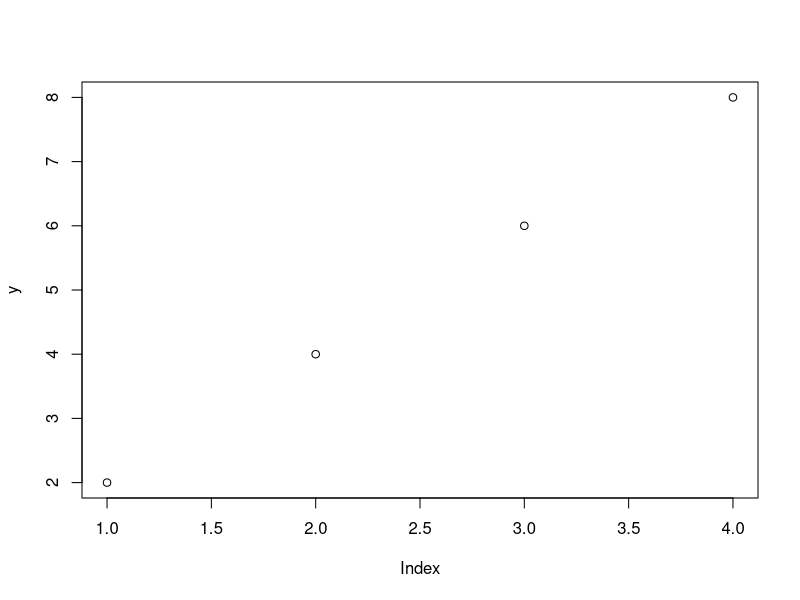
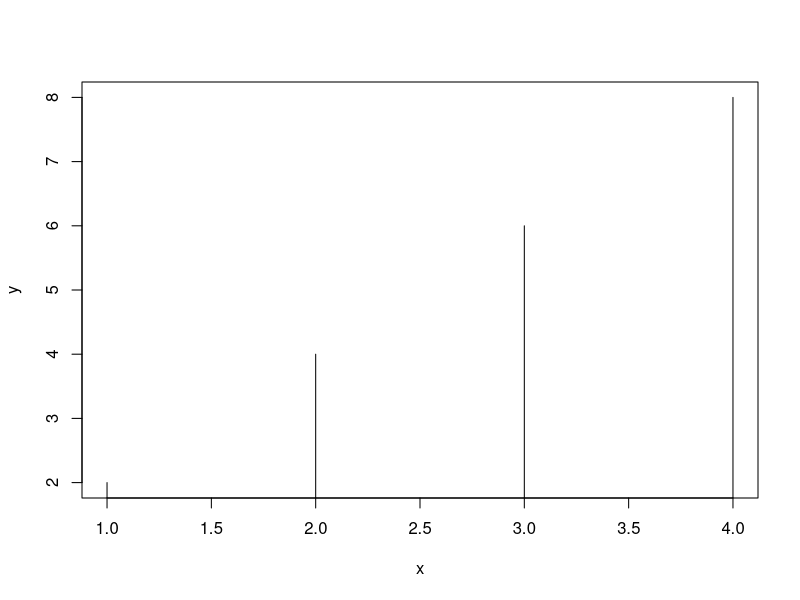
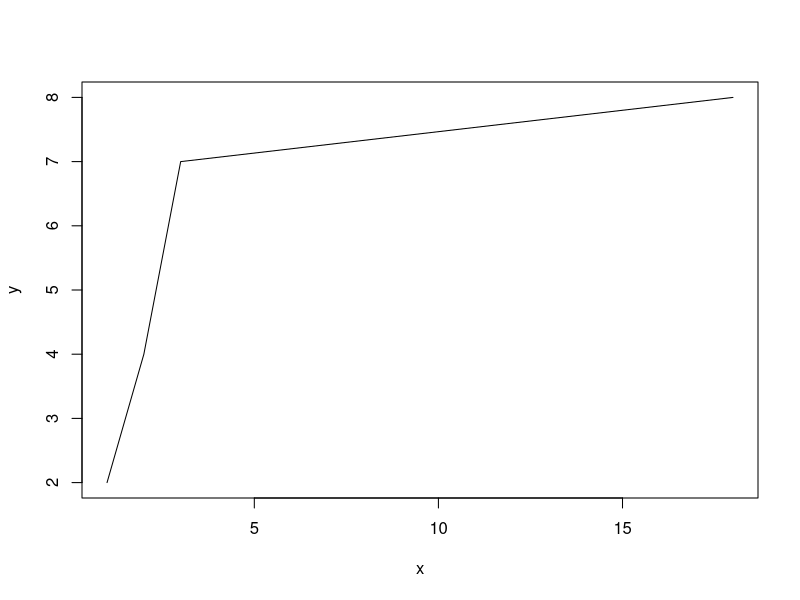

Here is the R script that generated these plots, in order:
# two different form, effect is the same, show x to y

# "p" for points
# "l" for lines
# "b" for both
# "c" for the lines part alone of "b"
# "o" for both ‘overplotted’
# "h" for ‘histogram’ like (or ‘high-density’) vertical lines
# "s" for stair steps
# "S" for other steps, see ‘Details’ below
# "n" for no plotting.

x <- c(1,2,3,4)
y <- c(2,4,6,8)

# point graph to show each data as single point
y <- c(2,4,6,8)
plot(y)

# histogram x against y
x <- c(1,2,3,4)
y <- c(2,4,6,8)
plot(x,y,type="h")

# draw a line via x against y. it is continuous section by secton.
x <- c(1,2,3,18)
y <- c(2,4,7,8)
plot(y ~ x, type="l")

#
